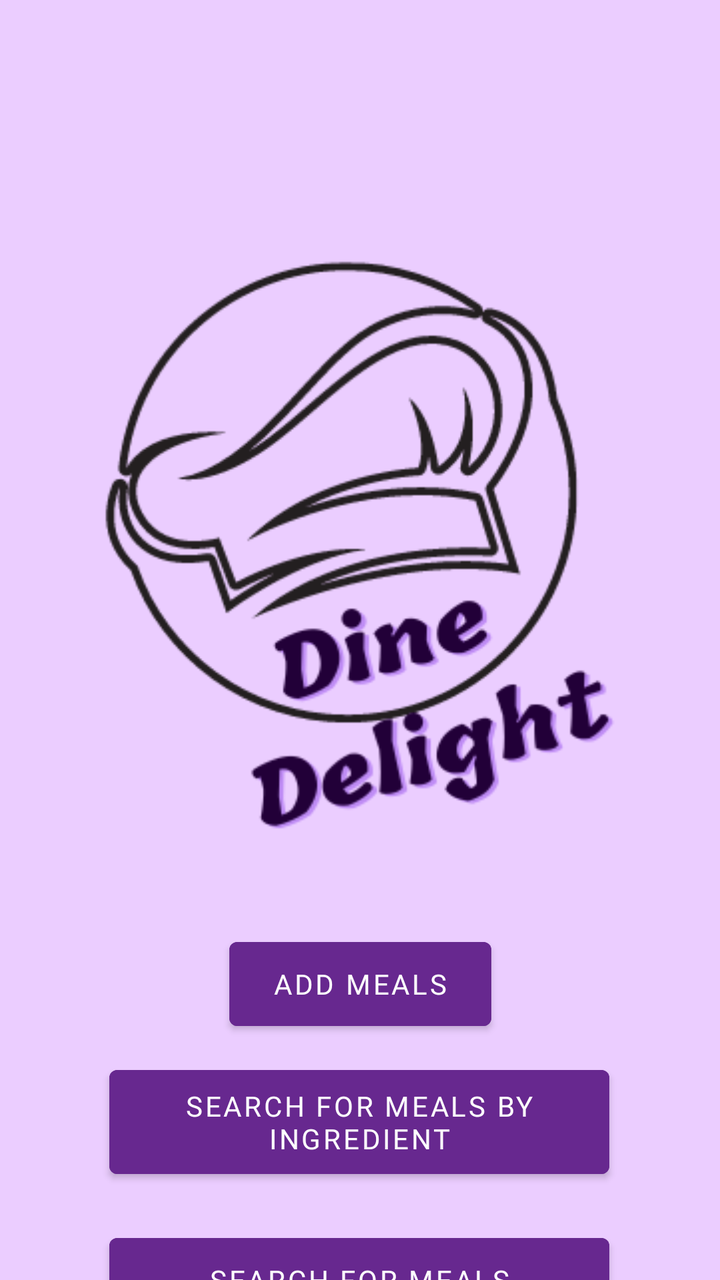
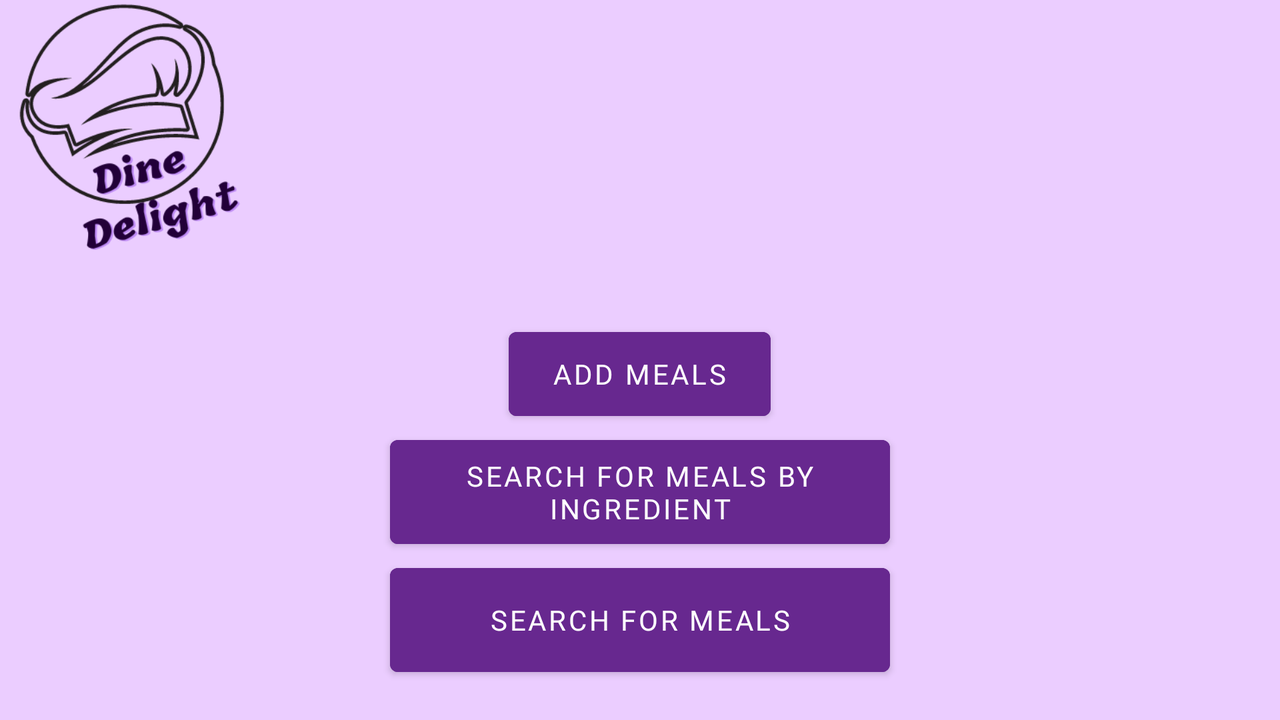

The same Android screen from two of the app's own layout files: first res/layout/ as a phone draws it, then the repository's variant for another configuration, drawn on a device whose configuration selects that folder. Both files follow.
<!-- AndroidManifest.xml: application theme Theme.FoodApplication -->
<!-- res/layout/activity_options.xml -->
<?xml version="1.0" encoding="utf-8"?>
<androidx.constraintlayout.widget.ConstraintLayout xmlns:android="http://schemas.android.com/apk/res/android"
    xmlns:app="http://schemas.android.com/apk/res-auto"
    xmlns:tools="http://schemas.android.com/tools"
    android:layout_width="match_parent"
    android:layout_height="match_parent"
    android:background="#EBCDFF"
    tools:context=".options">

    <Button
        android:id="@+id/search2"
        android:layout_width="250dp"
        android:layout_height="64dp"
        android:layout_marginTop="10dp"
        android:backgroundTint="#67288F"
        android:fontFamily="@font/tillana"
        android:text="Search for Meals By Ingredient"
        app:layout_constraintEnd_toEndOf="parent"
        app:layout_constraintHorizontal_bias="0.496"
        app:layout_constraintStart_toStartOf="parent"
        app:layout_constraintTop_toBottomOf="@+id/add_meals" />

    <Button
        android:id="@+id/search"
        android:layout_width="250dp"
        android:layout_height="54dp"
        android:layout_marginTop="20dp"
        android:backgroundTint="#67288F"
        android:fontFamily="@font/tillana"
        android:text="Search for Meals"
        app:layout_constraintEnd_toEndOf="parent"
        app:layout_constraintHorizontal_bias="0.496"
        app:layout_constraintStart_toStartOf="parent"
        app:layout_constraintTop_toBottomOf="@+id/search2" />

    <Button
        android:id="@+id/add_meals"
        android:layout_width="131dp"
        android:layout_height="54dp"
        android:layout_marginTop="39dp"
        android:backgroundTint="#67288F"
        android:fontFamily="@font/tillana"
        android:text="Add Meals"
        app:layout_constraintEnd_toEndOf="parent"
        app:layout_constraintStart_toStartOf="parent"
        app:layout_constraintTop_toBottomOf="@+id/logo_dd" />

    <ImageView
        android:id="@+id/logo_dd"
        android:layout_width="300dp"
        android:layout_height="300dp"
        android:layout_marginTop="126dp"
        app:layout_constraintEnd_toEndOf="parent"
        app:layout_constraintStart_toStartOf="parent"
        app:layout_constraintTop_toTopOf="parent"
        app:srcCompat="@drawable/dinedelight_logo" />

</androidx.constraintlayout.widget.ConstraintLayout>
<!-- resources referenced by this layout -->
<resources>
  <!-- drawable dinedelight_logo: png bitmap (drawable, 31256 bytes) -->
  <style name="Theme.FoodApplication" parent="Theme.MaterialComponents.DayNight.NoActionBar">
          
          <item name="colorPrimary">@color/purple_500</item>
          <item name="colorPrimaryVariant">@color/purple_200</item>
          <item name="colorOnPrimary">@color/white</item>
          
          <item name="colorSecondary">@color/teal_200</item>
          <item name="colorSecondaryVariant">@color/teal_700</item>
          <item name="colorOnSecondary">@color/black</item>
          
          <item name="android:statusBarColor">?attr/colorPrimaryVariant</item>
          
      </style>
</resources>
<!-- res/layout-land/activity_options.xml (the repository's variant of the layout above) -->
<!-- drawn on the phone turned sideways -->
<?xml version="1.0" encoding="utf-8"?>
<androidx.constraintlayout.widget.ConstraintLayout xmlns:android="http://schemas.android.com/apk/res/android"
    xmlns:app="http://schemas.android.com/apk/res-auto"
    xmlns:tools="http://schemas.android.com/tools"
    android:id="@+id/options_et"
    android:layout_width="match_parent"
    android:layout_height="match_parent"
    android:background="#EBCDFF"
    tools:context=".options">

    <ImageView
        android:id="@+id/logo_dd"
        android:layout_width="130dp"
        android:layout_height="130dp"
        app:srcCompat="@drawable/dinedelight_logo"
        tools:layout_editor_absoluteX="392dp"
        tools:layout_editor_absoluteY="10dp" />

    <LinearLayout
        android:id="@+id/layout_1"
        android:layout_width="match_parent"
        android:layout_height="match_parent"
        android:layout_marginLeft="80dp"
        android:layout_marginTop="160dp"
        android:layout_marginRight="80dp"
        android:background="@drawable/text_field_style"
        android:backgroundTint="#BEFBFBFB"
        android:gravity="center"
        android:orientation="vertical"
        app:layout_constraintEnd_toEndOf="parent"
        app:layout_constraintStart_toStartOf="parent"
        app:layout_constraintTop_toTopOf="parent">

        <Button
            android:id="@+id/add_meals"
            android:layout_width="131dp"
            android:layout_height="54dp"
            android:backgroundTint="#67288F"
            android:fontFamily="@font/tillana"
            android:text="Add Meals" />

        <Button
            android:id="@+id/search2"
            android:layout_width="250dp"
            android:layout_height="64dp"
            android:backgroundTint="#67288F"
            android:fontFamily="@font/tillana"
            android:text="Search for Meals By Ingredient" />

        <Button
            android:id="@+id/search"
            android:layout_width="250dp"
            android:layout_height="64dp"
            android:backgroundTint="#67288F"
            android:fontFamily="@font/tillana"
            android:text="Search for Meals" />

        <EditText
            android:id="@+id/editTextText"
            android:layout_width="match_parent"
            android:layout_height="wrap_content"
            android:layout_marginLeft="100dp"
            android:layout_marginTop="5dp"
            android:layout_marginRight="100dp"
            android:background="@drawable/layout_style"
            android:backgroundTint="#7DB070D0"
            android:ems="10"
            android:hint="@string/search_in_options"
            android:inputType="textPersonName"
            android:padding="12dp"
            android:textAlignment="center"
            android:textColorHint="#E98C8181"
            android:textSize="20sp" />
    </LinearLayout>

</androidx.constraintlayout.widget.ConstraintLayout>
<!-- resources referenced by the variant -->
<!-- as the phone turned sideways resolves them -->
<resources>
  <!-- drawable dinedelight_logo: png bitmap (drawable, 31256 bytes) -->
  <string name="search_in_options">Search Meal Here....</string>
  <style name="Theme.FoodApplication" parent="Theme.MaterialComponents.DayNight.NoActionBar">
          
          <item name="colorPrimary">@color/purple_500</item>
          <item name="colorPrimaryVariant">@color/purple_200</item>
          <item name="colorOnPrimary">@color/white</item>
          
          <item name="colorSecondary">@color/teal_200</item>
          <item name="colorSecondaryVariant">@color/teal_700</item>
          <item name="colorOnSecondary">@color/black</item>
          
          <item name="android:statusBarColor">?attr/colorPrimaryVariant</item>
          
      </style>
</resources>
